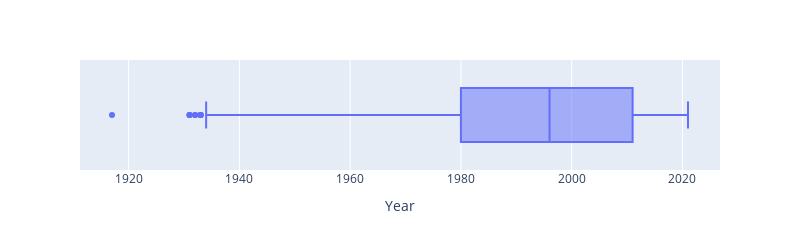
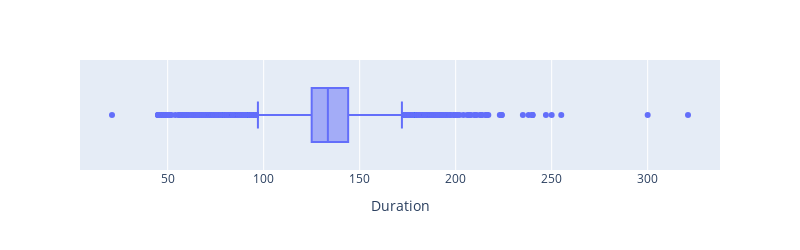
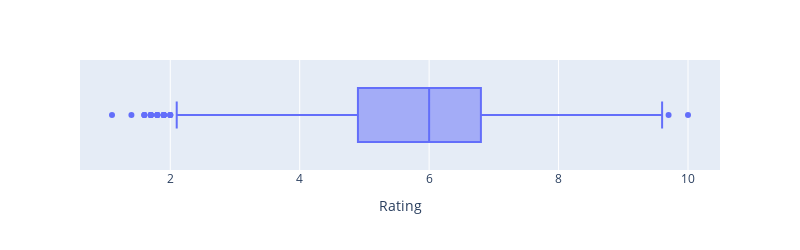

Notebook cell for these charts, in order:
### Code cell
for i in ['Year','Duration','Rating']:
    fig_box = px.box(data_frame = data , x = i,height=250,width=800)
    fig_box.show()

### Figure 1 — Plotly figure (JSON) as saved in the notebook; plotly's stock layout.template omitted (floating-point values rounded to 4 significant figures; data arrays with more than 128 entries replaced by an {"elided": "..."} marker saying what was removed)
{"data": [{"alignmentgroup": "True", "hovertemplate": "Year=%{x}<extra></extra>", "legendgroup": "", "marker": {"color": "#636efa"}, "name": "", "notched": false, "offsetgroup": "", "orientation": "h", "showlegend": false, "type": "box", "x": {"elided": "7558 int values"}, "x0": " ", "xaxis": "x", "y0": " ", "yaxis": "y"}], "layout": {"boxmode": "group", "height": 250, "legend": {"tracegroupgap": 0}, "margin": {"t": 60}, "width": 800, "xaxis": {"anchor": "y", "domain": [0, 1], "title": {"text": "Year"}}, "yaxis": {"anchor": "x", "domain": [0, 1]}}}

### Figure 2 — Plotly figure (JSON) as saved in the notebook; plotly's stock layout.template omitted (floating-point values rounded to 4 significant figures; data arrays with more than 128 entries replaced by an {"elided": "..."} marker saying what was removed)
{"data": [{"alignmentgroup": "True", "hovertemplate": "Duration=%{x}<extra></extra>", "legendgroup": "", "marker": {"color": "#636efa"}, "name": "", "notched": false, "offsetgroup": "", "orientation": "h", "showlegend": false, "type": "box", "x": {"elided": "7558 float values"}, "x0": " ", "xaxis": "x", "y0": " ", "yaxis": "y"}], "layout": {"boxmode": "group", "height": 250, "legend": {"tracegroupgap": 0}, "margin": {"t": 60}, "width": 800, "xaxis": {"anchor": "y", "domain": [0, 1], "title": {"text": "Duration"}}, "yaxis": {"anchor": "x", "domain": [0, 1]}}}

### Figure 3 — Plotly figure (JSON) as saved in the notebook; plotly's stock layout.template omitted (floating-point values rounded to 4 significant figures; data arrays with more than 128 entries replaced by an {"elided": "..."} marker saying what was removed)
{"data": [{"alignmentgroup": "True", "hovertemplate": "Rating=%{x}<extra></extra>", "legendgroup": "", "marker": {"color": "#636efa"}, "name": "", "notched": false, "offsetgroup": "", "orientation": "h", "showlegend": false, "type": "box", "x": {"elided": "7558 float values"}, "x0": " ", "xaxis": "x", "y0": " ", "yaxis": "y"}], "layout": {"boxmode": "group", "height": 250, "legend": {"tracegroupgap": 0}, "margin": {"t": 60}, "width": 800, "xaxis": {"anchor": "y", "domain": [0, 1], "title": {"text": "Rating"}}, "yaxis": {"anchor": "x", "domain": [0, 1]}}}
